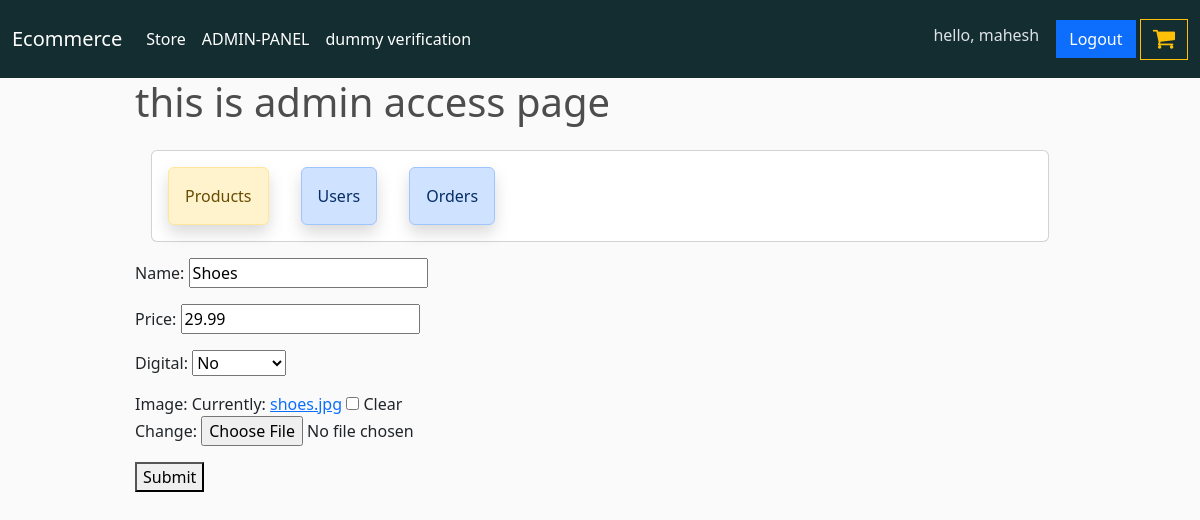
Page /admin-access/update-product/11/ (signed in) on the earlier database version.
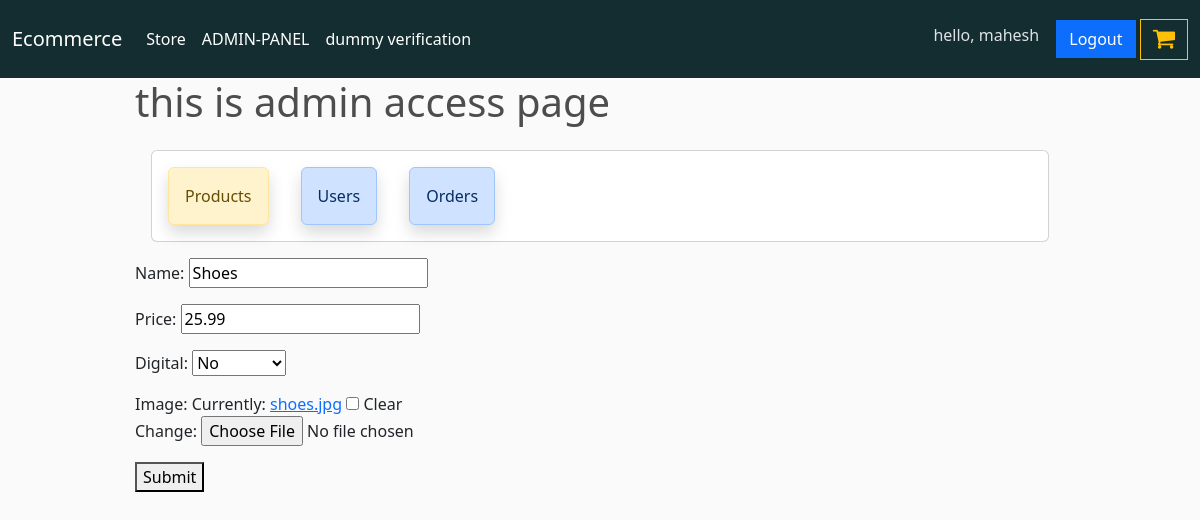
Same page on the later database version.
### store/models.py (models this page shows, shortened)
class Product(models.Model):
    name = models.CharField(max_length = 100, null = True)
    price = models.FloatField()
    digital = models.BooleanField(default = False, null = True, blank = False)
    image = models.ImageField(blank=True, null=True)
    created_at = models.DateTimeField(auto_now_add = True)
    updated_at = models.DateTimeField(auto_now = True)
    class Meta:
        ordering = [ '-updated_at', '-created_at']

### admin_access/views.py (the view)
# urls.py: path('update-product/<int:product_id>/', addOrUpdateProduct, name='update-product'),
@user_passes_test(is_superuser, login_url='account-login')
def addOrUpdateProduct(request, product_id=None):
    if product_id:
        product = get_object_or_404(Product, id = product_id)
    else:
        product = None
    if request.method == 'POST':
        form = ProductForm(request.POST, request.FILES, instance=product)
        if form.is_valid():
            form.save()
            return redirect(reverse('admin-products'))
    else:
        form = ProductForm(instance=product)
    return render(request, 'admin_access/product_form.html', {'productform':form})

### admin_access/forms.py
class ProductForm(ModelForm):
    class Meta:
        model = Product
        fields = ['name','price','digital','image']

### admin_access/views.py (called while the page is built)
def is_superuser(user):
    return user.is_superuser

### admin_access/templates/admin_access/product_form.html (shortened to what this page needs)
{% extends 'admin_access/admin_home.html' %}
{% load static %}
{% block admin_content %}
<form method="post" enctype="multipart/form-data">
    {{ productform.as_p }}
    <button type="submit">Submit</button>
</form>
{% endblock %}

Differences in the rows shown:
changed Product "Shoes": price "29.99" → "25.99"
